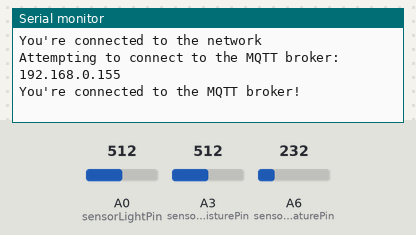
A sketch run on a simulated Arduino MKR. Parts: the last lines printed to the serial monitor. The test bench sets the inputs (shaded band); at power-on: A6 (sensorTemperaturePin) = 232, A0 (sensorLightPin) = 512, A3 (sensorMoisturePin) = 512. WiFi joins after 1.5 s; servers stay silent unless stated; no MQTT or app messages arrive unless stated.

Above: at 2.7 s.
2.8 s: A6 (sensorTemperaturePin) set to 250
At 9.3 s:
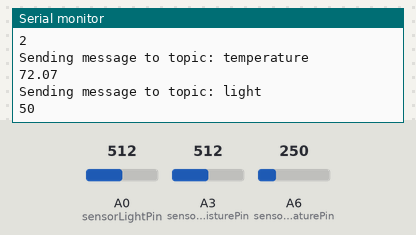
13.6 s: A0 (sensorLightPin) set to 716
At 16.6 s:
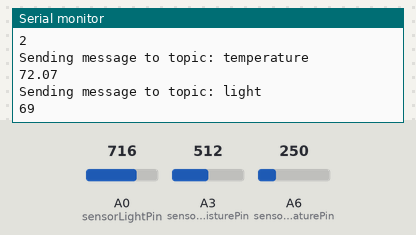
24.4 s: A3 (sensorMoisturePin) set to 716
35.2 s: A6 (sensorTemperaturePin) set to 266
At 40.8 s:
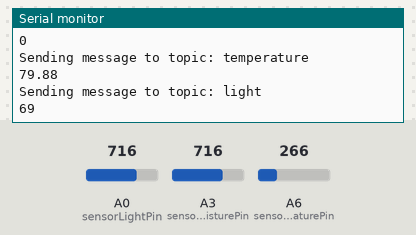
46.0 s: A0 (sensorLightPin) set to 900
At 49.3 s:
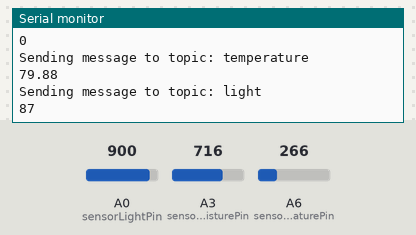
56.8 s: A3 (sensorMoisturePin) set to 306
Timing chart, 0 to 59.8 s (numbered marks = the images above; inputs shaded):
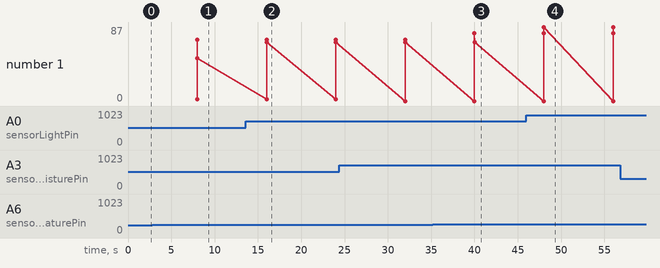

Measured:
- after the input at 2.8 s, the serial monitor: prints a new line after 5.2 s (image 1)
- after the input at 13.6 s, the serial monitor: prints a new line after 2.4 s (image 2)
- after the input at 35.2 s, the serial monitor: prints a new line after 4.8 s (image 3)
- after the input at 46.0 s, the serial monitor: prints a new line after 2.0 s (image 4)
- plotted number 1: 50 → 69 after the input at 13.6 s, 69 → 87 after the input at 46.0 s

The sketch:

sensor-iot.ino
```cpp
/**
   WiFiClient wifiClient - creates a Wi-Fi client.
   MqttClient mqttClient(wifiClient) - connects the Wi-Fi client to the MQTT client.
   WiFi.begin(ssid, pass) - connects to local Wi-Fi network.
   mqttClient.connect(broker, port) - connects to broker (and port).
   mqttClient.poll() - keeps the connection alive, used in the loop().
   mqttClient.beginMessage(topic) - creates a new message to be published.
   mqttClient.print() - prints the content of message between the ().
   mqttClient.endMessage() - publishes the message to the broker.
   mqttClient.subscribe(topic) - subscribes to a topic.
   mqttClient.available() - checks if any messages are available from the topic.
   mqttClient.read() - reads the incoming messages.
 */

#include <ArduinoMqttClient.h>
#include <WiFiNINA.h>
#include "config.h"

//Connecting
char ssid[] = SSID;        // your network SSID (name)
char pass[] = PWD;    // your network password (use for WPA, or use as key for WEP)

WiFiClient wifiClient;
MqttClient mqttClient(wifiClient);

const char broker[] = BROKER_IP;
int        port     = 1883;
const char moisture_topic[]  = "moisture";
const char temperature_topic[]  = "temperature";
const char light_topic[]  = "light";

const long interval = 8000;
unsigned long previousMillis = 0;


//Sensing
  //Moisture
const int sensorMoisturePin = A3;
const int dryVal = 880;
const int dryValNano = 700;
const int dryValNano10M = 520;
const int wetVal = 674;
const int wetValNano = 230;
const int wetValNano10M = 180;
  //Temperature
const int sensorTemperaturePin = A6;
  //Light
const int sensorLightPin = A0;
const int sensorLightLow = 0;
const int sensorLightHigh = 1023;


int count = 0;

void setup() {
  //Initialize serial and wait for port to open:
  Serial.begin(9600);
  while (!Serial) {
    ; // wait for serial port to connect. Needed for native USB port only
  }

  // attempt to connect to Wifi network:
  Serial.print("Attempting to connect to WPA SSID: ");
  Serial.println(ssid);
  while (WiFi.begin(ssid, pass) != WL_CONNECTED) {
    // failed, retry
    Serial.print(".");
    delay(5000);
  }

  Serial.println("You're connected to the network");
  Serial.println();

  Serial.print("Attempting to connect to the MQTT broker: ");
  Serial.println(broker);

  if (!mqttClient.connect(broker, port)) {
    Serial.print("MQTT connection failed! Error code = ");
    Serial.println(mqttClient.connectError());

    while (1);
  }

  Serial.println("You're connected to the MQTT broker!");
  Serial.println();
}

void loop() {
  // call poll() regularly to allow the library to send MQTT keep alive which
  // avoids being disconnected by the broker
  mqttClient.poll();

  unsigned long currentMillis = millis();

  if (currentMillis - previousMillis >= interval) {
    // save the last time a message was sent
    previousMillis = currentMillis;

    //record random value from A0, A1 and A2
    int moisture_value = measure_moisture();
    float temperature_value = measure_temperature();
    int light_value = measure_light();

    Serial.print("Sending message to topic: ");
    Serial.println(moisture_topic);
    Serial.println(moisture_value);

    Serial.print("Sending message to topic: ");
    Serial.println(temperature_topic);
    Serial.println(temperature_value);

    Serial.print("Sending message to topic: ");
    Serial.println(light_topic);
    Serial.println(light_value);

    // send message, the Print interface can be used to set the message contents
    mqttClient.beginMessage(moisture_topic);
    mqttClient.print(moisture_value);
    mqttClient.endMessage();

    mqttClient.beginMessage(temperature_topic);
    mqttClient.print(temperature_value);
    mqttClient.endMessage();

    mqttClient.beginMessage(light_topic);
    mqttClient.print(light_value);
    mqttClient.endMessage();

    Serial.println();
  }
}

int measure_moisture() {
  int sensorMoistureVal = analogRead(sensorMoisturePin);
  int moisture = map(sensorMoistureVal, dryValNano10M, wetValNano10M, 0, 100);
  if (moisture < 0) {moisture = 0;}
  if (moisture > 100) {moisture = 100;}
  return moisture;
}

float measure_temperature() {
  int sensorTemperatureVal = analogRead(sensorTemperaturePin);
  float voltageTemp = (sensorTemperatureVal/1024.0) * 5.0;
  float temperature = (voltageTemp - .5) * 100;
  return temperature;
}

int measure_light() {
  int sensorLightVal = analogRead(sensorLightPin);
  int light = map(sensorLightVal, sensorLightLow, sensorLightHigh, 0, 100);
  return light;
}
```

config.h
```cpp
#define SSID "De Nieuwe FLauwe" // Wifi SSID
#define PWD "hahaloldasechtkeigrappig" // Wifi password
#define BROKER_IP "192.168.0.155"
```
